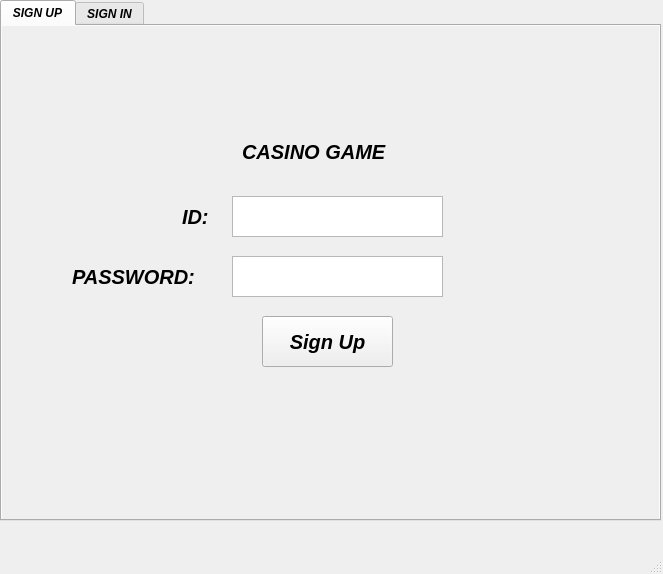
<?xml version="1.0" encoding="UTF-8"?>
<ui version="4.0">
 <class>MainWindow</class>
 <widget class="QMainWindow" name="MainWindow">
  <property name="geometry">
   <rect>
    <x>0</x>
    <y>0</y>
    <width>663</width>
    <height>574</height>
   </rect>
  </property>
  <property name="windowTitle">
   <string>MainWindow</string>
  </property>
  <widget class="QWidget" name="centralwidget">
   <widget class="QStackedWidget" name="stackedWidget">
    <property name="geometry">
     <rect>
      <x>0</x>
      <y>0</y>
      <width>791</width>
      <height>521</height>
     </rect>
    </property>
    <property name="font">
     <font>
      <weight>75</weight>
      <italic>true</italic>
      <bold>true</bold>
     </font>
    </property>
    <property name="autoFillBackground">
     <bool>true</bool>
    </property>
    <property name="currentIndex">
     <number>0</number>
    </property>
    <widget class="QWidget" name="page">
     <widget class="QTabWidget" name="tabWidget">
      <property name="geometry">
       <rect>
        <x>0</x>
        <y>0</y>
        <width>661</width>
        <height>521</height>
       </rect>
      </property>
      <property name="currentIndex">
       <number>0</number>
      </property>
      <widget class="QWidget" name="tab">
       <property name="font">
        <font>
         <pointsize>15</pointsize>
         <weight>75</weight>
         <italic>true</italic>
         <bold>true</bold>
        </font>
       </property>
       <property name="autoFillBackground">
        <bool>true</bool>
       </property>
       <attribute name="title">
        <string>SIGN UP</string>
       </attribute>
       <widget class="QTextEdit" name="ID_SignUp">
        <property name="geometry">
         <rect>
          <x>230</x>
          <y>170</y>
          <width>211</width>
          <height>41</height>
         </rect>
        </property>
       </widget>
       <widget class="QLabel" name="label_11">
        <property name="geometry">
         <rect>
          <x>180</x>
          <y>170</y>
          <width>71</width>
          <height>41</height>
         </rect>
        </property>
        <property name="text">
         <string>ID:</string>
        </property>
       </widget>
       <widget class="QLabel" name="label_12">
        <property name="geometry">
         <rect>
          <x>70</x>
          <y>230</y>
          <width>161</width>
          <height>41</height>
         </rect>
        </property>
        <property name="text">
         <string>PASSWORD:</string>
        </property>
       </widget>
       <widget class="QTextEdit" name="Pass_SignUp">
        <property name="geometry">
         <rect>
          <x>230</x>
          <y>230</y>
          <width>211</width>
          <height>41</height>
         </rect>
        </property>
       </widget>
       <widget class="QPushButton" name="Button_SignUp">
        <property name="geometry">
         <rect>
          <x>260</x>
          <y>290</y>
          <width>131</width>
          <height>51</height>
         </rect>
        </property>
        <property name="text">
         <string>Sign Up</string>
        </property>
       </widget>
       <widget class="QLabel" name="label_13">
        <property name="geometry">
         <rect>
          <x>240</x>
          <y>110</y>
          <width>231</width>
          <height>31</height>
         </rect>
        </property>
        <property name="text">
         <string>CASINO GAME</string>
        </property>
       </widget>
       <widget class="QLabel" name="label_20">
        <property name="geometry">
         <rect>
          <x>0</x>
          <y>0</y>
          <width>661</width>
          <height>491</height>
         </rect>
        </property>
        <property name="text">
         <string/>
        </property>
        <property name="pixmap">
         <pixmap>background/poker-background-with-playing-cards-and-chips-on-green-casino-background-modern-poker-widescreen-wallpaper-vector.jpg</pixmap>
        </property>
        <property name="scaledContents">
         <bool>true</bool>
        </property>
       </widget>
       <zorder>label_20</zorder>
       <zorder>ID_SignUp</zorder>
       <zorder>label_11</zorder>
       <zorder>label_12</zorder>
       <zorder>Pass_SignUp</zorder>
       <zorder>Button_SignUp</zorder>
       <zorder>label_13</zorder>
      </widget>
      <widget class="QWidget" name="tab_2">
       <attribute name="title">
        <string>SIGN IN</string>
       </attribute>
       <widget class="QTextEdit" name="Pass_SignIn">
        <property name="geometry">
         <rect>
          <x>240</x>
          <y>210</y>
          <width>211</width>
          <height>41</height>
         </rect>
        </property>
        <property name="font">
         <font>
          <pointsize>15</pointsize>
         </font>
        </property>
       </widget>
       <widget class="QLabel" name="label_14">
        <property name="geometry">
         <rect>
          <x>190</x>
          <y>150</y>
          <width>71</width>
          <height>41</height>
         </rect>
        </property>
        <property name="font">
         <font>
          <pointsize>15</pointsize>
          <weight>75</weight>
          <italic>true</italic>
          <bold>true</bold>
         </font>
        </property>
        <property name="text">
         <string>ID:</string>
        </property>
       </widget>
       <widget class="QLabel" name="label_15">
        <property name="geometry">
         <rect>
          <x>70</x>
          <y>210</y>
          <width>161</width>
          <height>41</height>
         </rect>
        </property>
        <property name="font">
         <font>
          <pointsize>15</pointsize>
          <weight>75</weight>
          <italic>true</italic>
          <bold>true</bold>
         </font>
        </property>
        <property name="text">
         <string>PASSWORD:</string>
        </property>
       </widget>
       <widget class="QTextEdit" name="ID_SignIn">
        <property name="geometry">
         <rect>
          <x>240</x>
          <y>150</y>
          <width>211</width>
          <height>41</height>
         </rect>
        </property>
        <property name="font">
         <font>
          <pointsize>15</pointsize>
         </font>
        </property>
       </widget>
       <widget class="QTextEdit" name="Confirm_SignIn">
        <property name="geometry">
         <rect>
          <x>240</x>
          <y>270</y>
          <width>211</width>
          <height>41</height>
         </rect>
        </property>
        <property name="font">
         <font>
          <pointsize>15</pointsize>
         </font>
        </property>
       </widget>
       <widget class="QLabel" name="label_16">
        <property name="geometry">
         <rect>
          <x>90</x>
          <y>270</y>
          <width>151</width>
          <height>41</height>
         </rect>
        </property>
        <property name="font">
         <font>
          <pointsize>15</pointsize>
          <weight>75</weight>
          <italic>true</italic>
          <bold>true</bold>
         </font>
        </property>
        <property name="text">
         <string>CONFIRM:</string>
        </property>
       </widget>
       <widget class="QPushButton" name="Button_SignIn">
        <property name="geometry">
         <rect>
          <x>280</x>
          <y>320</y>
          <width>131</width>
          <height>51</height>
         </rect>
        </property>
        <property name="font">
         <font>
          <pointsize>15</pointsize>
          <weight>75</weight>
          <italic>true</italic>
          <bold>true</bold>
         </font>
        </property>
        <property name="text">
         <string>Sign In</string>
        </property>
       </widget>
       <widget class="QLabel" name="label_17">
        <property name="geometry">
         <rect>
          <x>250</x>
          <y>100</y>
          <width>231</width>
          <height>31</height>
         </rect>
        </property>
        <property name="font">
         <font>
          <pointsize>15</pointsize>
          <weight>75</weight>
          <italic>true</italic>
          <bold>true</bold>
         </font>
        </property>
        <property name="text">
         <string>CASINO GAME</string>
        </property>
       </widget>
       <widget class="QLabel" name="label_19">
        <property name="geometry">
         <rect>
          <x>0</x>
          <y>0</y>
          <width>661</width>
          <height>501</height>
         </rect>
        </property>
        <property name="text">
         <string/>
        </property>
        <property name="pixmap">
         <pixmap>background/poker-background-with-playing-cards-and-chips-on-green-casino-background-modern-poker-widescreen-wallpaper-vector.jpg</pixmap>
        </property>
        <property name="scaledContents">
         <bool>true</bool>
        </property>
       </widget>
       <zorder>label_19</zorder>
       <zorder>Pass_SignIn</zorder>
       <zorder>label_14</zorder>
       <zorder>label_15</zorder>
       <zorder>ID_SignIn</zorder>
       <zorder>Confirm_SignIn</zorder>
       <zorder>label_16</zorder>
       <zorder>Button_SignIn</zorder>
       <zorder>label_17</zorder>
      </widget>
     </widget>
    </widget>
    <widget class="QWidget" name="Page_MainScreen">
     <widget class="QLabel" name="BackGround_1">
      <property name="geometry">
       <rect>
        <x>0</x>
        <y>0</y>
        <width>661</width>
        <height>521</height>
       </rect>
      </property>
      <property name="text">
       <string/>
      </property>
      <property name="pixmap">
       <pixmap>../Casino/background/109764-rdlnnfwoyl-1546592968.jpg</pixmap>
      </property>
      <property name="scaledContents">
       <bool>true</bool>
      </property>
     </widget>
     <widget class="QPushButton" name="Button_BuyChip">
      <property name="geometry">
       <rect>
        <x>0</x>
        <y>470</y>
        <width>111</width>
        <height>51</height>
       </rect>
      </property>
      <property name="font">
       <font>
        <weight>75</weight>
        <italic>true</italic>
        <bold>true</bold>
       </font>
      </property>
      <property name="autoFillBackground">
       <bool>true</bool>
      </property>
      <property name="text">
       <string>BUY CHIPS</string>
      </property>
      <property name="autoDefault">
       <bool>false</bool>
      </property>
      <property name="default">
       <bool>true</bool>
      </property>
      <property name="flat">
       <bool>false</bool>
      </property>
     </widget>
     <widget class="QPushButton" name="Button_SellChip">
      <property name="geometry">
       <rect>
        <x>110</x>
        <y>470</y>
        <width>111</width>
        <height>51</height>
       </rect>
      </property>
      <property name="font">
       <font>
        <weight>75</weight>
        <italic>true</italic>
        <bold>true</bold>
       </font>
      </property>
      <property name="autoFillBackground">
       <bool>true</bool>
      </property>
      <property name="text">
       <string>SELL CHIPS</string>
      </property>
      <property name="autoDefault">
       <bool>false</bool>
      </property>
      <property name="default">
       <bool>true</bool>
      </property>
      <property name="flat">
       <bool>false</bool>
      </property>
     </widget>
     <widget class="QPushButton" name="Button_Craps">
      <property name="geometry">
       <rect>
        <x>220</x>
        <y>470</y>
        <width>111</width>
        <height>51</height>
       </rect>
      </property>
      <property name="font">
       <font>
        <weight>75</weight>
        <italic>true</italic>
        <bold>true</bold>
       </font>
      </property>
      <property name="autoFillBackground">
       <bool>true</bool>
      </property>
      <property name="text">
       <string>Craps</string>
      </property>
      <property name="autoDefault">
       <bool>false</bool>
      </property>
      <property name="default">
       <bool>true</bool>
      </property>
      <property name="flat">
       <bool>false</bool>
      </property>
     </widget>
     <widget class="QPushButton" name="Button_Arups">
      <property name="geometry">
       <rect>
        <x>330</x>
        <y>470</y>
        <width>111</width>
        <height>51</height>
       </rect>
      </property>
      <property name="font">
       <font>
        <weight>75</weight>
        <italic>true</italic>
        <bold>true</bold>
       </font>
      </property>
      <property name="autoFillBackground">
       <bool>true</bool>
      </property>
      <property name="text">
       <string>Arups</string>
      </property>
      <property name="autoDefault">
       <bool>false</bool>
      </property>
      <property name="default">
       <bool>true</bool>
      </property>
      <property name="flat">
       <bool>false</bool>
      </property>
     </widget>
     <widget class="QPushButton" name="Button_StatusReport">
      <property name="geometry">
       <rect>
        <x>440</x>
        <y>470</y>
        <width>111</width>
        <height>51</height>
       </rect>
      </property>
      <property name="font">
       <font>
        <weight>75</weight>
        <italic>true</italic>
        <bold>true</bold>
       </font>
      </property>
      <property name="autoFillBackground">
       <bool>true</bool>
      </property>
      <property name="text">
       <string>Status Report</string>
      </property>
      <property name="autoDefault">
       <bool>false</bool>
      </property>
      <property name="default">
       <bool>true</bool>
      </property>
      <property name="flat">
       <bool>false</bool>
      </property>
     </widget>
     <widget class="QPushButton" name="Button_Exit">
      <property name="geometry">
       <rect>
        <x>550</x>
        <y>470</y>
        <width>111</width>
        <height>51</height>
       </rect>
      </property>
      <property name="font">
       <font>
        <weight>75</weight>
        <italic>true</italic>
        <bold>true</bold>
       </font>
      </property>
      <property name="autoFillBackground">
       <bool>true</bool>
      </property>
      <property name="text">
       <string>Exit</string>
      </property>
      <property name="autoDefault">
       <bool>false</bool>
      </property>
      <property name="default">
       <bool>true</bool>
      </property>
      <property name="flat">
       <bool>false</bool>
      </property>
     </widget>
    </widget>
    <widget class="QWidget" name="Page_RollDice">
     <widget class="QLabel" name="Dice1">
      <property name="geometry">
       <rect>
        <x>160</x>
        <y>120</y>
        <width>151</width>
        <height>151</height>
       </rect>
      </property>
      <property name="text">
       <string/>
      </property>
      <property name="pixmap">
       <pixmap>../Casino/background/1.jpg</pixmap>
      </property>
      <property name="scaledContents">
       <bool>true</bool>
      </property>
     </widget>
     <widget class="QLabel" name="Dice2">
      <property name="geometry">
       <rect>
        <x>330</x>
        <y>120</y>
        <width>161</width>
        <height>151</height>
       </rect>
      </property>
      <property name="text">
       <string/>
      </property>
      <property name="pixmap">
       <pixmap>../Casino/background/1.jpg</pixmap>
      </property>
      <property name="scaledContents">
       <bool>true</bool>
      </property>
     </widget>
     <widget class="QPushButton" name="Button_Stop">
      <property name="geometry">
       <rect>
        <x>340</x>
        <y>330</y>
        <width>111</width>
        <height>51</height>
       </rect>
      </property>
      <property name="font">
       <font>
        <weight>75</weight>
        <italic>true</italic>
        <bold>true</bold>
       </font>
      </property>
      <property name="autoFillBackground">
       <bool>true</bool>
      </property>
      <property name="text">
       <string>STOP</string>
      </property>
      <property name="autoDefault">
       <bool>false</bool>
      </property>
      <property name="default">
       <bool>true</bool>
      </property>
      <property name="flat">
       <bool>false</bool>
      </property>
     </widget>
     <widget class="QLabel" name="label_7">
      <property name="geometry">
       <rect>
        <x>0</x>
        <y>0</y>
        <width>651</width>
        <height>511</height>
       </rect>
      </property>
      <property name="text">
       <string/>
      </property>
      <property name="pixmap">
       <pixmap>background/istockphoto-672556284-612x612.jpg</pixmap>
      </property>
      <property name="scaledContents">
       <bool>true</bool>
      </property>
     </widget>
     <widget class="QLabel" name="ScreenRoll">
      <property name="geometry">
       <rect>
        <x>160</x>
        <y>120</y>
        <width>331</width>
        <height>151</height>
       </rect>
      </property>
      <property name="text">
       <string/>
      </property>
      <property name="pixmap">
       <pixmap>../Casino/background/1.jpg</pixmap>
      </property>
      <property name="scaledContents">
       <bool>true</bool>
      </property>
     </widget>
     <widget class="QPushButton" name="Button_Roll">
      <property name="geometry">
       <rect>
        <x>200</x>
        <y>330</y>
        <width>111</width>
        <height>51</height>
       </rect>
      </property>
      <property name="font">
       <font>
        <weight>75</weight>
        <italic>true</italic>
        <bold>true</bold>
       </font>
      </property>
      <property name="autoFillBackground">
       <bool>true</bool>
      </property>
      <property name="text">
       <string>ROLL</string>
      </property>
      <property name="autoDefault">
       <bool>false</bool>
      </property>
      <property name="default">
       <bool>true</bool>
      </property>
      <property name="flat">
       <bool>false</bool>
      </property>
     </widget>
     <widget class="QPushButton" name="Button_Menu_4">
      <property name="geometry">
       <rect>
        <x>560</x>
        <y>480</y>
        <width>93</width>
        <height>28</height>
       </rect>
      </property>
      <property name="font">
       <font>
        <weight>75</weight>
        <italic>true</italic>
        <bold>true</bold>
       </font>
      </property>
      <property name="text">
       <string>MENU</string>
      </property>
     </widget>
     <zorder>label_7</zorder>
     <zorder>Button_Stop</zorder>
     <zorder>ScreenRoll</zorder>
     <zorder>Dice1</zorder>
     <zorder>Dice2</zorder>
     <zorder>Button_Roll</zorder>
     <zorder>Button_Menu_4</zorder>
    </widget>
    <widget class="QWidget" name="Page_BuyChips">
     <widget class="QLabel" name="label_2">
      <property name="geometry">
       <rect>
        <x>0</x>
        <y>0</y>
        <width>761</width>
        <height>531</height>
       </rect>
      </property>
      <property name="contextMenuPolicy">
       <enum>Qt::NoContextMenu</enum>
      </property>
      <property name="styleSheet">
       <string notr="true">back-ground.rgb(255, 255, 127)</string>
      </property>
      <property name="text">
       <string/>
      </property>
      <property name="pixmap">
       <pixmap>background/Background.png</pixmap>
      </property>
      <property name="scaledContents">
       <bool>true</bool>
      </property>
     </widget>
     <widget class="QPushButton" name="Button_10chips">
      <property name="geometry">
       <rect>
        <x>290</x>
        <y>160</y>
        <width>100</width>
        <height>100</height>
       </rect>
      </property>
      <property name="text">
       <string/>
      </property>
      <property name="icon">
       <iconset>
        <normaloff>background/10 chip.png</normaloff>background/10 chip.png</iconset>
      </property>
      <property name="iconSize">
       <size>
        <width>100</width>
        <height>100</height>
       </size>
      </property>
     </widget>
     <widget class="QPushButton" name="Button_100chips">
      <property name="geometry">
       <rect>
        <x>290</x>
        <y>280</y>
        <width>100</width>
        <height>100</height>
       </rect>
      </property>
      <property name="autoFillBackground">
       <bool>false</bool>
      </property>
      <property name="text">
       <string/>
      </property>
      <property name="icon">
       <iconset>
        <normaloff>background/100 chip.png</normaloff>background/100 chip.png</iconset>
      </property>
      <property name="iconSize">
       <size>
        <width>100</width>
        <height>100</height>
       </size>
      </property>
      <property name="checkable">
       <bool>false</bool>
      </property>
     </widget>
     <widget class="QPushButton" name="Button_50chips">
      <property name="geometry">
       <rect>
        <x>410</x>
        <y>160</y>
        <width>100</width>
        <height>100</height>
       </rect>
      </property>
      <property name="text">
       <string/>
      </property>
      <property name="icon">
       <iconset>
        <normaloff>background/50 chip.png</normaloff>background/50 chip.png</iconset>
      </property>
      <property name="iconSize">
       <size>
        <width>100</width>
        <height>100</height>
       </size>
      </property>
     </widget>
     <widget class="QPushButton" name="Button_500chips">
      <property name="geometry">
       <rect>
        <x>410</x>
        <y>280</y>
        <width>100</width>
        <height>100</height>
       </rect>
      </property>
      <property name="autoFillBackground">
       <bool>false</bool>
      </property>
      <property name="text">
       <string/>
      </property>
      <property name="icon">
       <iconset>
        <normaloff>background/500 chip.png</normaloff>background/500 chip.png</iconset>
      </property>
      <property name="iconSize">
       <size>
        <width>100</width>
        <height>100</height>
       </size>
      </property>
      <property name="checkable">
       <bool>false</bool>
      </property>
     </widget>
     <widget class="QLabel" name="label">
      <property name="geometry">
       <rect>
        <x>280</x>
        <y>80</y>
        <width>261</width>
        <height>71</height>
       </rect>
      </property>
      <property name="font">
       <font>
        <pointsize>15</pointsize>
        <weight>75</weight>
        <italic>true</italic>
        <bold>true</bold>
       </font>
      </property>
      <property name="text">
       <string>CLICK TO BUY CHIP</string>
      </property>
     </widget>
     <widget class="QLabel" name="screen_Money">
      <property name="geometry">
       <rect>
        <x>290</x>
        <y>30</y>
        <width>91</width>
        <height>16</height>
       </rect>
      </property>
      <property name="font">
       <font>
        <pointsize>10</pointsize>
        <weight>75</weight>
        <italic>true</italic>
        <bold>true</bold>
       </font>
      </property>
      <property name="text">
       <string>$</string>
      </property>
     </widget>
     <widget class="QLabel" name="screen_Chips">
      <property name="geometry">
       <rect>
        <x>480</x>
        <y>20</y>
        <width>141</width>
        <height>41</height>
       </rect>
      </property>
      <property name="font">
       <font>
        <pointsize>10</pointsize>
        <weight>75</weight>
        <italic>true</italic>
        <bold>true</bold>
       </font>
      </property>
      <property name="text">
       <string>Chips:</string>
      </property>
     </widget>
     <widget class="QPushButton" name="Button_Menu">
      <property name="geometry">
       <rect>
        <x>560</x>
        <y>480</y>
        <width>93</width>
        <height>28</height>
       </rect>
      </property>
      <property name="font">
       <font>
        <weight>75</weight>
        <italic>true</italic>
        <bold>true</bold>
       </font>
      </property>
      <property name="text">
       <string>MENU</string>
      </property>
     </widget>
    </widget>
    <widget class="QWidget" name="Page_StatusReport">
     <widget class="QLabel" name="label_8">
      <property name="geometry">
       <rect>
        <x>0</x>
        <y>0</y>
        <width>661</width>
        <height>521</height>
       </rect>
      </property>
      <property name="font">
       <font>
        <weight>75</weight>
        <italic>true</italic>
        <bold>true</bold>
       </font>
      </property>
      <property name="autoFillBackground">
       <bool>true</bool>
      </property>
      <property name="text">
       <string/>
      </property>
      <property name="pixmap">
       <pixmap>background/e9cfb196-5685-4b26-ac4a-982fdad49358_DESIGNS-74876_PP-Live_Casino_LHS_Paddy_Power_Live_Roulette_flat.jpeg</pixmap>
      </property>
      <property name="scaledContents">
       <bool>true</bool>
      </property>
      <property name="textInteractionFlags">
       <set>Qt::LinksAccessibleByMouse</set>
      </property>
     </widget>
     <widget class="QLabel" name="lable_money">
      <property name="geometry">
       <rect>
        <x>70</x>
        <y>220</y>
        <width>341</width>
        <height>41</height>
       </rect>
      </property>
      <property name="font">
       <font>
        <pointsize>10</pointsize>
        <weight>75</weight>
        <italic>true</italic>
        <bold>true</bold>
       </font>
      </property>
      <property name="autoFillBackground">
       <bool>true</bool>
      </property>
      <property name="text">
       <string>$</string>
      </property>
      <property name="textInteractionFlags">
       <set>Qt::LinksAccessibleByMouse</set>
      </property>
     </widget>
     <widget class="QLabel" name="lable_chips">
      <property name="geometry">
       <rect>
        <x>70</x>
        <y>260</y>
        <width>341</width>
        <height>41</height>
       </rect>
      </property>
      <property name="font">
       <font>
        <pointsize>10</pointsize>
        <weight>75</weight>
        <italic>true</italic>
        <bold>true</bold>
       </font>
      </property>
      <property name="autoFillBackground">
       <bool>true</bool>
      </property>
      <property name="text">
       <string>Chip</string>
      </property>
      <property name="textInteractionFlags">
       <set>Qt::LinksAccessibleByMouse</set>
      </property>
     </widget>
     <widget class="QLabel" name="label_3">
      <property name="geometry">
       <rect>
        <x>0</x>
        <y>0</y>
        <width>111</width>
        <height>31</height>
       </rect>
      </property>
      <property name="font">
       <font>
        <weight>75</weight>
        <italic>true</italic>
        <bold>true</bold>
       </font>
      </property>
      <property name="autoFillBackground">
       <bool>true</bool>
      </property>
      <property name="text">
       <string>STATUS REPORT</string>
      </property>
      <property name="textInteractionFlags">
       <set>Qt::LinksAccessibleByMouse</set>
      </property>
     </widget>
     <widget class="QPushButton" name="Button_Menu_3">
      <property name="geometry">
       <rect>
        <x>560</x>
        <y>490</y>
        <width>93</width>
        <height>28</height>
       </rect>
      </property>
      <property name="font">
       <font>
        <weight>75</weight>
        <italic>true</italic>
        <bold>true</bold>
       </font>
      </property>
      <property name="text">
       <string>MENU</string>
      </property>
     </widget>
    </widget>
    <widget class="QWidget" name="Page_SellChips">
     <widget class="QLabel" name="bgr">
      <property name="geometry">
       <rect>
        <x>0</x>
        <y>0</y>
        <width>671</width>
        <height>521</height>
       </rect>
      </property>
      <property name="text">
       <string/>
      </property>
      <property name="pixmap">
       <pixmap>background/360_F_76611410_eyrT8oAz2zON4oi0L3392J3FGJyzZW13.jpg</pixmap>
      </property>
      <property name="scaledContents">
       <bool>true</bool>
      </property>
      <property name="wordWrap">
       <bool>false</bool>
      </property>
     </widget>
     <widget class="QLabel" name="label_5">
      <property name="geometry">
       <rect>
        <x>260</x>
        <y>250</y>
        <width>171</width>
        <height>51</height>
       </rect>
      </property>
      <property name="font">
       <font>
        <pointsize>15</pointsize>
       </font>
      </property>
      <property name="text">
       <string>SELL CHIPS</string>
      </property>
     </widget>
     <widget class="QLineEdit" name="lineEdit">
      <property name="geometry">
       <rect>
        <x>280</x>
        <y>320</y>
        <width>113</width>
        <height>22</height>
       </rect>
      </property>
     </widget>
     <widget class="QPushButton" name="Button_Sell">
      <property name="geometry">
       <rect>
        <x>290</x>
        <y>350</y>
        <width>93</width>
        <height>28</height>
       </rect>
      </property>
      <property name="text">
       <string>SELL</string>
      </property>
     </widget>
     <widget class="QLabel" name="money">
      <property name="geometry">
       <rect>
        <x>260</x>
        <y>220</y>
        <width>55</width>
        <height>16</height>
       </rect>
      </property>
      <property name="text">
       <string>$</string>
      </property>
     </widget>
     <widget class="QLabel" name="chip">
      <property name="geometry">
       <rect>
        <x>340</x>
        <y>220</y>
        <width>55</width>
        <height>16</height>
       </rect>
      </property>
      <property name="text">
       <string>Chips:</string>
      </property>
     </widget>
     <widget class="QPushButton" name="Button_Menu_2">
      <property name="geometry">
       <rect>
        <x>560</x>
        <y>490</y>
        <width>93</width>
        <height>28</height>
       </rect>
      </property>
      <property name="text">
       <string>MENU</string>
      </property>
     </widget>
    </widget>
   </widget>
  </widget>
  <widget class="QMenuBar" name="menubar">
   <property name="geometry">
    <rect>
     <x>0</x>
     <y>0</y>
     <width>663</width>
     <height>26</height>
    </rect>
   </property>
  </widget>
  <widget class="QStatusBar" name="statusbar"/>
 </widget>
 <resources/>
 <connections/>
</ui>
